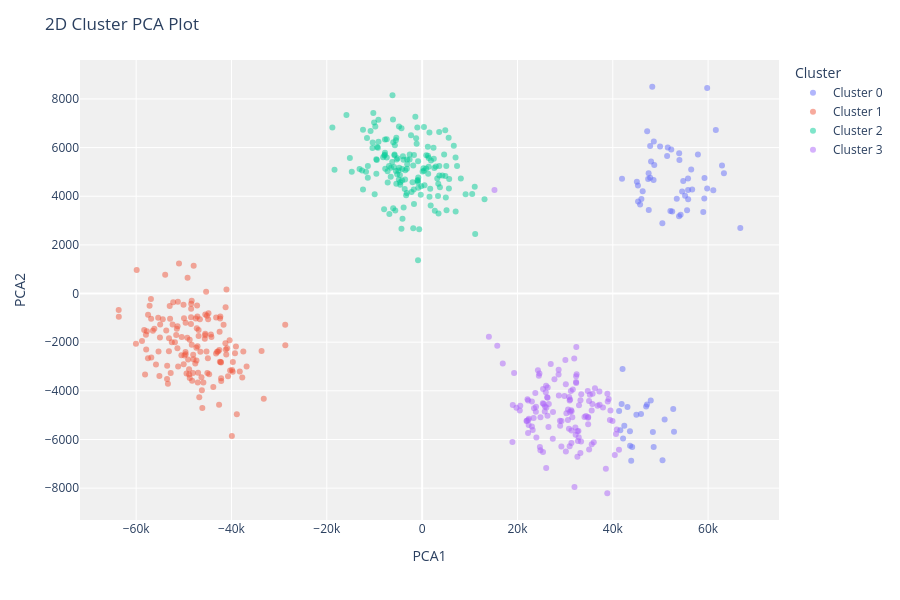

Notebook code for this chart:
### Markdown cell above
You can use the `plot_model` function to analyzes the performance of a trained model on the test set. It may require re-training the model in certain cases.

### Code cell
# plot pca cluster plot 
plot_model(kmeans, plot = 'cluster')

### Figure 1 — Plotly figure (JSON) as saved in the notebook; plotly's stock layout.template omitted (floating-point values rounded to 4 significant figures; data arrays with more than 128 entries replaced by an {"elided": "..."} marker saying what was removed)
{"data": [{"customdata": [[26], [17], [20], [24], [24], [17], [29], [27], [93], [17], [24], [86], [28], [23], [28], [18], [23], [29], [23], [32], [28], [24], [25], [91], [28], [87], [82], [24], [20], [82], [25], [22], [28], [27], [21], [26], [21], [27], [31], [23], [24], [77], [86], [34], [88], [25], [26], [18], [83], [29], [26], [28], [26], [90], [17], [30], [22], [89], [83], [84], [22], [88], [83], [90], [25], [24], [20], [85], [25], [29], [25], [92]], "hovertemplate": "Cluster=Cluster 0<br>PCA1=%{x}<br>PCA2=%{y}<br>Feature=%{customdata[0]}<extra></extra>", "legendgroup": "Cluster 0", "marker": {"color": "#636efa", "opacity": 0.5, "symbol": "circle"}, "mode": "markers", "name": "Cluster 0", "orientation": "v", "showlegend": true, "textposition": "top center", "type": "scatter", "x": [51530.0, 61090.0, 47420.0, 45280.0, 53980.0, 59800.0, 47210.0, 47520.0, 50870.0, 48700.0, 59240.0, 52680.0, 52470.0, 51400.0, 48030.0, 48550.0, 54780.0, 43600.0, 63320.0, 41330.0, 48280.0, 61620.0, 55780.0, 43080.0, 46000.0, 41860.0, 50430.0, 52260.0, 54230.0, 45920.0, 45730.0, 45300.0, 41930.0, 46270.0, 54540.0, 50400.0, 48600.0, 49920.0, 47840.0, 45050.0, 55800.0, 52840.0, 48580.0, 44070.0, 47960.0, 62910.0, 52090.0, 55590.0, 42160.0, 66750.0, 56650.0, 53920.0, 47840.0, 48410.0, 59800.0, 47550.0, 57860.0, 43860.0, 43630.0, 46990.0, 58980.0, 44950.0, 41580.0, 42050.0, 55810.0, 59200.0, 53900.0, 42410.0, 53420.0, 56450.0, 55170.0, 47180.0], "xaxis": "x", "y": [6007.0, 4244.0, 4709.0, 4437.0, 5488.0, 8450.0, 6674.0, 4942.0, -5178.0, 5282.0, 4745.0, -4749.0, 3372.0, 5657.0, 5422.0, 4668.0, 4630.0, -5657.0, 4946.0, -4824.0, 8500.0, 6726.0, 4732.0, -4661.0, 3884.0, -4543.0, -6854.0, 5916.0, 3238.0, -4954.0, 3658.0, 3778.0, 4718.0, 4207.0, 4194.0, 2891.0, 6250.0, 6049.0, 6060.0, 4591.0, 4253.0, -5678.0, -6305.0, -6308.0, -4397.0, 5261.0, 3388.0, 3427.0, -5954.0, 2693.0, 4271.0, 5766.0, 4758.0, -5694.0, 4316.0, 3438.0, 5718.0, -6877.0, -6255.0, -4647.0, 3351.0, -4986.0, -5616.0, -3106.0, 3879.0, 3904.0, 3177.0, -5432.0, 3894.0, 5101.0, 4017.0, -4558.0], "yaxis": "y"}, {"customdata": {"elided": "147x1 int values"}, "hovertemplate": "Cluster=Cluster 1<br>PCA1=%{x}<br>PCA2=%{y}<br>Feature=%{customdata[0]}<extra></extra>", "legendgroup": "Cluster 1", "marker": {"color": "#EF553B", "opacity": 0.5, "symbol": "circle"}, "mode": "markers", "name": "Cluster 1", "orientation": "v", "showlegend": true, "textposition": "top center", "type": "scatter", "x": {"elided": "147 float values"}, "xaxis": "x", "y": {"elided": "147 float values"}, "yaxis": "y"}, {"customdata": {"elided": "156x1 int values"}, "hovertemplate": "Cluster=Cluster 2<br>PCA1=%{x}<br>PCA2=%{y}<br>Feature=%{customdata[0]}<extra></extra>", "legendgroup": "Cluster 2", "marker": {"color": "#00cc96", "opacity": 0.5, "symbol": "circle"}, "mode": "markers", "name": "Cluster 2", "orientation": "v", "showlegend": true, "textposition": "top center", "type": "scatter", "x": {"elided": "156 float values"}, "xaxis": "x", "y": {"elided": "156 float values"}, "yaxis": "y"}, {"customdata": {"elided": "130x1 int values"}, "hovertemplate": "Cluster=Cluster 3<br>PCA1=%{x}<br>PCA2=%{y}<br>Feature=%{customdata[0]}<extra></extra>", "legendgroup": "Cluster 3", "marker": {"color": "#ab63fa", "opacity": 0.5, "symbol": "circle"}, "mode": "markers", "name": "Cluster 3", "orientation": "v", "showlegend": true, "textposition": "top center", "type": "scatter", "x": {"elided": "130 float values"}, "xaxis": "x", "y": {"elided": "130 float values"}, "yaxis": "y"}], "layout": {"height": 600, "legend": {"title": {"text": "Cluster"}, "tracegroupgap": 0}, "margin": {"t": 60}, "plot_bgcolor": "rgb(240,240,240)", "title": {"text": "2D Cluster PCA Plot"}, "xaxis": {"anchor": "y", "domain": [0, 1], "title": {"text": "PCA1"}}, "yaxis": {"anchor": "x", "domain": [0, 1], "title": {"text": "PCA2"}}}}
